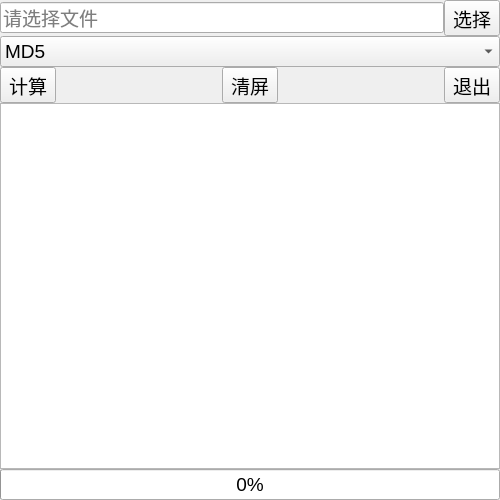
<?xml version="1.0" encoding="UTF-8"?>
<ui version="4.0">
 <class>MainWindow</class>
 <widget class="QMainWindow" name="MainWindow">
  <property name="geometry">
   <rect>
    <x>0</x>
    <y>0</y>
    <width>500</width>
    <height>500</height>
   </rect>
  </property>
  <property name="minimumSize">
   <size>
    <width>300</width>
    <height>300</height>
   </size>
  </property>
  <property name="font">
   <font>
    <pointsize>14</pointsize>
   </font>
  </property>
  <property name="windowTitle">
   <string>摘要计算V0.0.1</string>
  </property>
  <property name="windowIcon">
   <iconset>
    <normaloff>logo.png</normaloff>logo.png</iconset>
  </property>
  <widget class="QWidget" name="main_widget">
   <layout class="QGridLayout" name="main_layout">
    <property name="leftMargin">
     <number>0</number>
    </property>
    <property name="topMargin">
     <number>0</number>
    </property>
    <property name="rightMargin">
     <number>0</number>
    </property>
    <property name="bottomMargin">
     <number>0</number>
    </property>
    <property name="spacing">
     <number>0</number>
    </property>
    <item row="0" column="0">
     <layout class="QVBoxLayout" name="vertical_layout">
      <property name="spacing">
       <number>0</number>
      </property>
      <item>
       <layout class="QGridLayout" name="option_layout">
        <property name="spacing">
         <number>0</number>
        </property>
        <item row="0" column="1">
         <widget class="QToolButton" name="select_file_button">
          <property name="text">
           <string>选择</string>
          </property>
         </widget>
        </item>
        <item row="1" column="0" colspan="2">
         <widget class="QComboBox" name="algorithm_combo_box">
          <property name="currentIndex">
           <number>0</number>
          </property>
          <property name="placeholderText">
           <string>请选择摘要算法</string>
          </property>
          <item>
           <property name="text">
            <string>MD5</string>
           </property>
          </item>
          <item>
           <property name="text">
            <string>SHA-256</string>
           </property>
          </item>
          <item>
           <property name="text">
            <string>SHA-512</string>
           </property>
          </item>
         </widget>
        </item>
        <item row="0" column="0">
         <widget class="QLineEdit" name="selected_file_display">
          <property name="enabled">
           <bool>true</bool>
          </property>
          <property name="sizePolicy">
           <sizepolicy hsizetype="Expanding" vsizetype="Fixed">
            <horstretch>0</horstretch>
            <verstretch>0</verstretch>
           </sizepolicy>
          </property>
          <property name="cursor">
           <cursorShape>IBeamCursor</cursorShape>
          </property>
          <property name="alignment">
           <set>Qt::AlignLeading|Qt::AlignLeft|Qt::AlignVCenter</set>
          </property>
          <property name="readOnly">
           <bool>true</bool>
          </property>
          <property name="placeholderText">
           <string>请选择文件</string>
          </property>
         </widget>
        </item>
       </layout>
      </item>
      <item>
       <layout class="QGridLayout" name="control_layout">
        <property name="spacing">
         <number>0</number>
        </property>
        <item row="0" column="4">
         <widget class="QToolButton" name="quit">
          <property name="text">
           <string>退出</string>
          </property>
          <property name="shortcut">
           <string>Esc</string>
          </property>
         </widget>
        </item>
        <item row="0" column="1">
         <spacer name="horizontal_spacer_0">
          <property name="orientation">
           <enum>Qt::Horizontal</enum>
          </property>
          <property name="sizeHint" stdset="0">
           <size>
            <width>40</width>
            <height>20</height>
           </size>
          </property>
         </spacer>
        </item>
        <item row="0" column="2">
         <widget class="QToolButton" name="clear_screen_button">
          <property name="text">
           <string>清屏</string>
          </property>
          <property name="shortcut">
           <string>C</string>
          </property>
         </widget>
        </item>
        <item row="0" column="0">
         <widget class="QToolButton" name="calculate_button">
          <property name="text">
           <string>计算</string>
          </property>
          <property name="shortcut">
           <string>Return</string>
          </property>
         </widget>
        </item>
        <item row="0" column="3">
         <spacer name="horizontal_spacer_1">
          <property name="orientation">
           <enum>Qt::Horizontal</enum>
          </property>
          <property name="sizeHint" stdset="0">
           <size>
            <width>40</width>
            <height>20</height>
           </size>
          </property>
         </spacer>
        </item>
       </layout>
      </item>
      <item>
       <layout class="QGridLayout" name="log_layout">
        <property name="spacing">
         <number>0</number>
        </property>
        <item row="0" column="0">
         <widget class="QTextBrowser" name="result_output">
          <property name="cursor" stdset="0">
           <cursorShape>IBeamCursor</cursorShape>
          </property>
          <property name="verticalScrollBarPolicy">
           <enum>Qt::ScrollBarAsNeeded</enum>
          </property>
         </widget>
        </item>
        <item row="1" column="0" colspan="2">
         <widget class="QProgressBar" name="progress_bar">
          <property name="value">
           <number>0</number>
          </property>
          <property name="alignment">
           <set>Qt::AlignCenter</set>
          </property>
          <property name="textVisible">
           <bool>true</bool>
          </property>
          <property name="orientation">
           <enum>Qt::Horizontal</enum>
          </property>
          <property name="invertedAppearance">
           <bool>false</bool>
          </property>
         </widget>
        </item>
       </layout>
      </item>
     </layout>
    </item>
   </layout>
  </widget>
 </widget>
 <resources/>
 <connections>
  <connection>
   <sender>calculate_button</sender>
   <signal>clicked()</signal>
   <receiver>MainWindow</receiver>
   <slot>calculate_hash()</slot>
   <hints>
    <hint type="sourcelabel">
     <x>58</x>
     <y>77</y>
    </hint>
    <hint type="destinationlabel">
     <x>99</x>
     <y>78</y>
    </hint>
   </hints>
  </connection>
  <connection>
   <sender>clear_screen_button</sender>
   <signal>clicked()</signal>
   <receiver>result_output</receiver>
   <slot>clear()</slot>
   <hints>
    <hint type="sourcelabel">
     <x>178</x>
     <y>96</y>
    </hint>
    <hint type="destinationlabel">
     <x>297</x>
     <y>139</y>
    </hint>
   </hints>
  </connection>
  <connection>
   <sender>quit</sender>
   <signal>clicked()</signal>
   <receiver>MainWindow</receiver>
   <slot>quit_program()</slot>
   <hints>
    <hint type="sourcelabel">
     <x>297</x>
     <y>96</y>
    </hint>
    <hint type="destinationlabel">
     <x>299</x>
     <y>75</y>
    </hint>
   </hints>
  </connection>
  <connection>
   <sender>select_file_button</sender>
   <signal>clicked()</signal>
   <receiver>MainWindow</receiver>
   <slot>select_file()</slot>
   <hints>
    <hint type="sourcelabel">
     <x>297</x>
     <y>32</y>
    </hint>
    <hint type="destinationlabel">
     <x>299</x>
     <y>74</y>
    </hint>
   </hints>
  </connection>
 </connections>
 <slots>
  <slot>select_file()</slot>
  <slot>calculate_hash()</slot>
  <slot>quit_program()</slot>
 </slots>
</ui>
